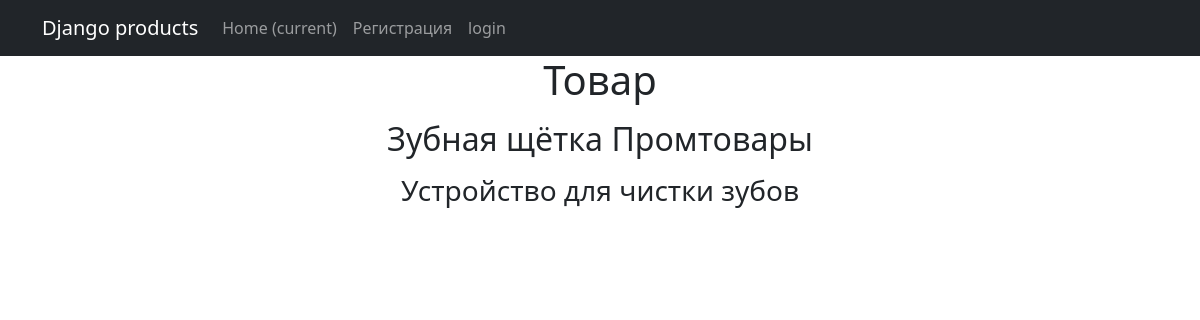
The app's page /products/2 with its own data.
### simpleapp/models.py (models this page shows, shortened)
class Product(models.Model):
    name = models.CharField(max_length=50,
                            unique=True)
    discription = models.TextField()
    quantity = models.IntegerField(validators=[MinValueValidator(0)],)
    category = models.ForeignKey(
        to='Category',
        on_delete=models.CASCADE,
        related_name='products'
    )
    price = models.FloatField(
        validators=[MinValueValidator(0.0)],
    )

class Category(models.Model):
    name = models.CharField(max_length=100,
                            unique=True)
    def __str__(self) -> str:
        return f'{self.name.title()}'

### simpleapp/views.py (the view)
# urls.py: path('<int:pk>', ProductDetailView.as_view(), name='product_detail'),
class ProductDetailView(DetailView):
    model = Product
    template_name = 'product.html'
    context_object_name = 'product'

### simpleapp/templates/product.html (shortened to what this page needs)
{% extends 'simpleapp/default.html' %}
{% block content %}
<h1>Товар</h1>
<p><h2>{{ product.name }} {{ product.category }}</h2></p>
<h3>{{ product.discription }}</h3>
{% endblock content %}

### records on screen
Product: name "Зубная щётка", category "Промтовары", discription "Устройство для чистки зубов"
